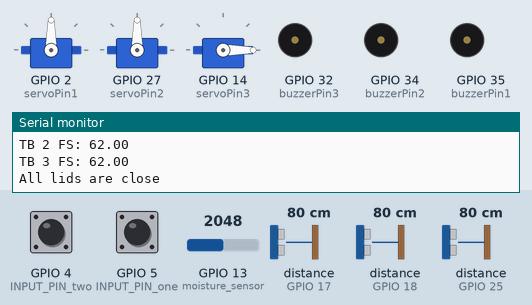
Bench run of a sketch on a simulated ESP32. On the bench: 3 × servo, buzzer (waves = sounding, pin HIGH), the last lines printed to the serial monitor. The inputs (shaded band) are chosen by the test bench; at power-on: distance to the obstacle (sensors on GPIO 17, GPIO 18, GPIO 25) 80 cm, GPIO 4 (INPUT_PIN_two) HIGH, GPIO 5 (INPUT_PIN_one) HIGH, GPIO 13 (moisture_sensor) = 2048. The echo pulse lasts 58.3 µs per cm; pins used as bus, display or sensor lines are not drawn.

Above: at 6.6 s.
6.7 s: distance to the obstacle (sensor on GPIO 17) set to 14 cm
At 11.4 s:
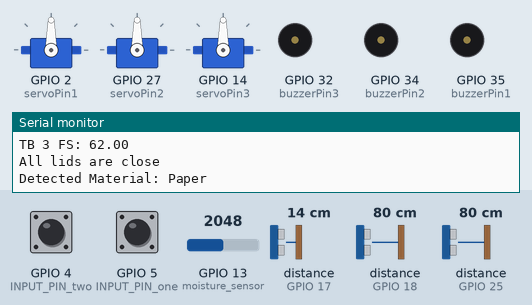
18.2 s: distance to the obstacle (sensor on GPIO 17) set to 11 cm
At 24.2 s:
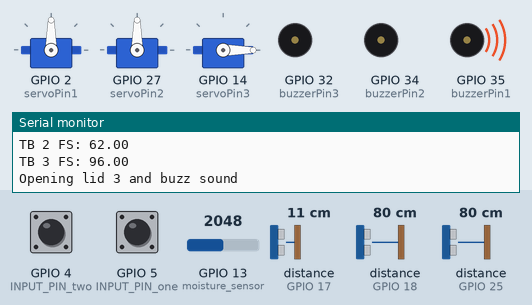
29.5 s: distance to the obstacle (sensor on GPIO 18) set to 14 cm
36.0 s: distance to the obstacle (sensor on GPIO 18) set to 11 cm
At 45.3 s:
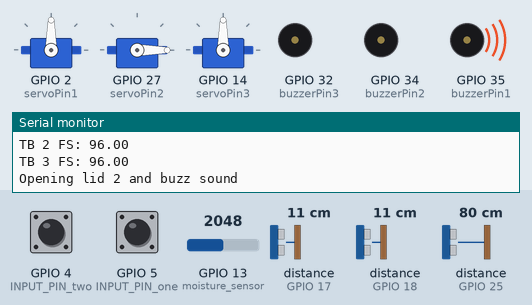
50.0 s: distance to the obstacle (sensor on GPIO 25) set to 14 cm
56.5 s: distance to the obstacle (sensor on GPIO 25) set to 11 cm
At 67.1 s:
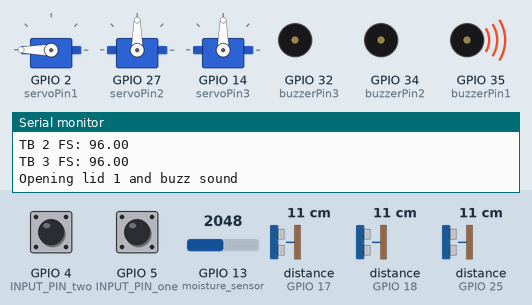
Timing chart, 0 to 68.4 s (numbered marks = the images above; inputs shaded):
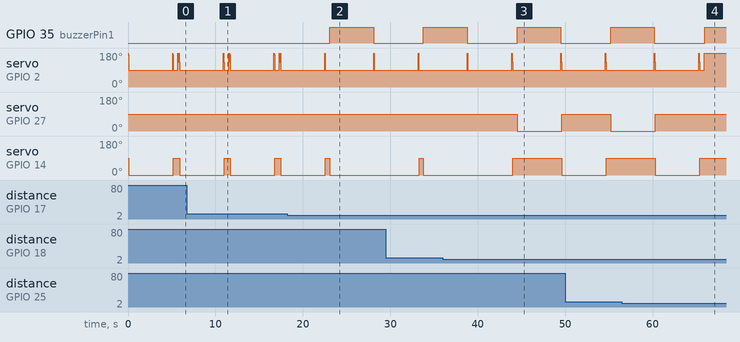

The sketch:

ESP32-Main.ino
```cpp
//// Note: This is already fix don't change this.
#include <ESP32Servo.h>
// ---- Responsible for Binary transfer from ESP32-Cam to ESP32-Main ---- //
#define INPUT_PIN_one 5 // (Working)
#define INPUT_PIN_two 4 // (Working)
// ---------------------------------------------------------------------------
const int LID_OPEN_ANGLE = 0;        /// Pwede niyo iadjust yung degrees ng Servo motor.
const int LID_CLOSE_ANGLE = 90;      /// Pwede niyo iadjust yung degrees ng Servo motor.
const int LID_OPEN_ANGLE_rev = 270;  /// Pwede niyo iadjust yung degrees ng Servo motor. LID 1 ONLY
const int LID_CLOSE_ANGLE_rev = 90;  /// Pwede niyo iadjust yung degrees ng Servo motor. LID 1 ONLY
const int STEP_DELAY = 5;            /// Delay per added angle.
const int ANGLE_STEP = 10;           /// Angle per step delay.
Servo lidServo1, lidServo2, lidServo3;  // Don't change
String material_text;                   // Don't change
///------------------------------------------------------///

//// Note: Yung mga pins na ito ay para sa Ultrasonic sensor and sa Servo Motor ng Lid para Bin #3.
///        Mag trial and error kayo doon sa mga available pins pa, kung saan gagana yung servo motor.
#define TRIG_PIN_1 26 // (Working)
#define ECHO_PIN_1 25 // (Working)
const int servoPin1 = 2; //mag trial and error kayo doon sa mga available pins pa, kung saan gagana yung servo motor.

//// Note: Yung mga pins na ito ay para sa Ultrasonic sensor and sa Servo Motor ng Lid para Bin #3.
////       Mag trial and error kayo doon sa mga available pins pa, kung saan gagana yung servo motor.
#define TRIG_PIN_2 19 // (Working)
#define ECHO_PIN_2 18 // (Working)
const int servoPin2 = 27; //mag trial and error kayo doon sa mga available pins pa, kung saan gagana yung servo motor.

//// Note: Yung mga pins na ito ay para sa Ultrasonic sensor and sa Servo Motor ng Lid para Bin #3.
////       Mag trial and error kayo doon sa mga available pins pa, kung saan gagana yung servo motor.
#define TRIG_PIN_3 16 // (Working)
#define ECHO_PIN_3 17 // (Working)
const int servoPin3 = 14; //mag trial and error kayo doon sa mga available pins pa, kung saan gagana yung servo motor.

//// Note: Baguhin niyo ito based doon sa height ng trashbin niyo in "cm" yung unit.
////       But do the calibration test, since na-test ko ito na 200 cm yung maximum distance.
#define MIN_DISTANCE 2   // Closest distance (100%) in cm
#define MAX_DISTANCE 200 // Farthest distance (0%)  in cm

//// Note: Trail and Error din kayo sa available pins, choose Digital Pin. Check for the pinouts for ESP32.
////       https://www.upesy.com/cdn/shop/files/doc-esp32-pinout-reference-wroom-devkit.png?width=692
const int buzzerPin1 = 35;  // (Working)
const int buzzerPin2 = 34;  // (Working)  /// removing buzzer
const int buzzerPin3 = 32;  // (Working)  /// removing buzzer

/// --------------------Added Pins for Moisture Sensor---------------//
#define moisture_sensor 13 /// change this if not applicable
int moist_threshold = 600; /// change the threshold value if needed

// ---------- Don't change --------------- //
void setup() {
    Serial.begin(115200);
    pinMode(INPUT_PIN_one, INPUT);
    pinMode(INPUT_PIN_two, INPUT);

    pinMode(TRIG_PIN_1, OUTPUT);
    pinMode(ECHO_PIN_1, INPUT);

    pinMode(TRIG_PIN_2, OUTPUT);
    pinMode(ECHO_PIN_2, INPUT);

    pinMode(TRIG_PIN_3, OUTPUT);
    pinMode(ECHO_PIN_3, INPUT);

    lidServo1.attach(servoPin1, 500, 2400);
    lidServo2.attach(servoPin2, 500, 2400);
    lidServo3.attach(servoPin3, 500, 2400);

    lidServo1.write(LID_CLOSE_ANGLE);
    lidServo2.write(LID_CLOSE_ANGLE);
    lidServo3.write(LID_CLOSE_ANGLE);

    pinMode(buzzerPin1, OUTPUT);
    pinMode(buzzerPin2, OUTPUT); /// removing buzzer
    pinMode(buzzerPin3, OUTPUT); /// removing buzzer
}
// ------------------------------------------------ //
// Note: for this loop, you change the behavior each situation.
void loop() {
    int state_one = digitalRead(INPUT_PIN_one);
    int state_two = digitalRead(INPUT_PIN_two);
    int wet_waste = analogRead(moisture_sensor);

    if (wet_waste < moist_threshold)
    {
        material_text = "Wet";
        openLid_rev(1);
        closeLid(2);
        closeLid(3);
        delay(5000);
        closeLid_rev(1);
        closeLid(2);
        closeLid(3);
    }
    if (state_one == 0 && state_two == 0)
    {
        material_text = "Unknown";
        closeLid_rev(1);
        closeLid(2);
        closeLid(3);
    }
    else if (state_one == 0 && state_two == 1)
    {
        material_text = "Plastic";
        closeLid_rev(1);
        openLid(2);
        closeLid(3);
        delay(5000);
        closeLid_rev(1);
        closeLid(2);
        closeLid(3);
    }
    else if (state_one == 1 && state_two == 1)
    {
        material_text = "Paper";
        closeLid_rev(1);
        closeLid(2);
        openLid(3);
        delay(5000);
        closeLid_rev(1);
        closeLid(2);
        closeLid(3);
    }

    Serial.println("Detected Material: " + material_text);
    digitalWrite(INPUT_PIN_one, LOW);
    digitalWrite(INPUT_PIN_two, LOW);
    delay(500);

    float freeSpace1 = measureFreeSpace(TRIG_PIN_1, ECHO_PIN_1);
    float freeSpace2 = measureFreeSpace(TRIG_PIN_2, ECHO_PIN_2);
    float freeSpace3 = measureFreeSpace(TRIG_PIN_3, ECHO_PIN_3);

    Serial.print("TB 1 FS: "); Serial.println(freeSpace1);
    Serial.print("TB 2 FS: "); Serial.println(freeSpace2);
    Serial.print("TB 3 FS: "); Serial.println(freeSpace3);

  //// Note: During calibration, change the value of 95, percentage to, meaning if greater than 95% na yung bin,
  ////       mag oopen yung lid and magbu-buzz yung specific bin.
  if (freeSpace1 > 95)
  {
    Serial.println("Opening lid 1 and buzz sound");
    openLid_rev(1);
    buzz(1);
    delay (5000);
    stopBuzz(1);
  }
  //// Note: During calibration, change the value of 95, percentage to, meaning if greater than 95% na yung bin,
  ////       mag oopen yung lid and magbu-buzz yung specific bin.
  else if (freeSpace2 > 95)
  {
    Serial.println("Opening lid 2 and buzz sound");
    openLid(2);
    buzz(1);
    delay (5000);
    stopBuzz(1);

  }
  //// Note: During calibration, change the value of 95, percentage to, meaning if greater than 95% na yung bin,
  ////       mag oopen yung lid and magbu-buzz yung specific bin.
  else if (freeSpace3 > 95)
  {
    Serial.println("Opening lid 3 and buzz sound");
    openLid(3);
    buzz(1);
    delay (5000);
    stopBuzz(1);
  }
  //// Note: If yung bin niyo ay hindi pa puno, close lids pa and mags-stop yung buzz.
  ////       You can adjust yung mga behavior if you want to, like yung delays.
  else
  {
    Serial.println("All lids are close");
    closeLid_rev(1);
    closeLid(2);
    closeLid(3);
    stopBuzz(1);
    // stopBuzz(2); /// removing buzz
    // stopBuzz(3); /// removing buzz
  }
}

// -------------------------- Default Functions nothing to change --------------------------
void openLid(int servo)
{
  Servo* lidServo;
  if (servo == 1) lidServo = &lidServo1;
  else if (servo == 2) lidServo = &lidServo2;
  else if (servo == 3) lidServo = &lidServo3;
  else return;

  for (int angle = LID_CLOSE_ANGLE; angle <= LID_OPEN_ANGLE; angle += ANGLE_STEP)
  {
    lidServo->write(angle);
    delay(STEP_DELAY);
  }
  lidServo->write(LID_OPEN_ANGLE);
}

void closeLid(int servo)
{
  Servo* lidServo;
  if (servo == 1) lidServo = &lidServo1;
  else if (servo == 2) lidServo = &lidServo2;
  else if (servo == 3) lidServo = &lidServo3;
  else return;

  for (int angle = LID_OPEN_ANGLE; angle >= LID_CLOSE_ANGLE; angle -= ANGLE_STEP)
  {
    lidServo->write(angle);
    delay(STEP_DELAY);
  }
  lidServo->write(LID_CLOSE_ANGLE);
}

void openLid_rev(int servo)
{
  Servo* lidServo;
  if (servo == 1) lidServo = &lidServo1;
  else if (servo == 2) lidServo = &lidServo2;
  else if (servo == 3) lidServo = &lidServo3;
  else return;

  for (int angle = LID_CLOSE_ANGLE_rev; angle <= LID_OPEN_ANGLE_rev; angle += ANGLE_STEP)
  {
    lidServo->write(angle);
    delay(STEP_DELAY);
  }
  lidServo->write(LID_OPEN_ANGLE_rev);
}

void closeLid_rev(int servo)
{
  Servo* lidServo;
  if (servo == 1) lidServo = &lidServo1;
  else if (servo == 2) lidServo = &lidServo2;
  else if (servo == 3) lidServo = &lidServo3;
  else return;

  for (int angle = LID_OPEN_ANGLE_rev; angle >= LID_CLOSE_ANGLE_rev; angle -= ANGLE_STEP)
  {
    lidServo->write(angle);
    delay(STEP_DELAY);
  }
  lidServo->write(LID_CLOSE_ANGLE_rev);
}
float measureFreeSpace(int trigPin, int echoPin)
{
    long duration;
    float distance_cm, freeSpacePercent;

    digitalWrite(trigPin, LOW);
    delayMicroseconds(2);
    digitalWrite(trigPin, HIGH);
    delayMicroseconds(10);
    digitalWrite(trigPin, LOW);
    duration = pulseIn(echoPin, HIGH, 30000);

    if (duration == 0) {
        return 0; // For Debugging purposes. Return 0 if no echo is received.
    }
    distance_cm = (duration * 0.0343) / 2;
    if (distance_cm < MIN_DISTANCE) {
        return 100; // For Debugging purposes. Return 100% if object is too close
    } else if (distance_cm > MAX_DISTANCE) {
        return 0; // For Debugging purposes. Return 0% if object is out of range
    }
    freeSpacePercent = map(distance_cm, MIN_DISTANCE, MAX_DISTANCE, 100, 0);
    return constrain(freeSpacePercent, 0, 100);
}

void buzz(int buzzer)
{
  int buzzerPin;
  if (buzzer == 1) buzzerPin = buzzerPin1;
  else if (buzzer == 2) buzzerPin = buzzerPin2;
  else if (buzzer == 3) buzzerPin = buzzerPin3;
  else return;
  digitalWrite(buzzerPin, HIGH);
}

void stopBuzz(int buzzer)
{
  int buzzerPin;
  if (buzzer == 1) buzzerPin = buzzerPin1;
  else if (buzzer == 2) buzzerPin = buzzerPin2;
  else if (buzzer == 3) buzzerPin = buzzerPin3;
  else return;
  digitalWrite(buzzerPin, LOW);
}
// --------------------------------------------------------------------------------- //
```

Measured:
- the behaviour switches between 13 and 12 cm on distance to the obstacle (sensor on GPIO 17) (found by bisection; images 1 and 2)
- the behaviour switches between 13 and 12 cm on distance to the obstacle (sensor on GPIO 18) (found by bisection; images 2 and 3)
- the behaviour switches between 13 and 12 cm on distance to the obstacle (sensor on GPIO 25) (found by bisection; images 3 and 4)
- after the input at 18.2 s, GPIO 35 (buzzerPin1): LOW → HIGH after 4.9 s, → LOW 5.0 s later
- after the input at 36.0 s, servo on GPIO 27 (servoPin2): 90° → 0° after 8.5 s, → 90° 5.1 s later
- after the input at 56.5 s, servo on GPIO 27 (servoPin2): goes on until 60.3 s, then stays 90°
- by itself, servo on GPIO 2 (servoPin1): repeats every 5.1 s: 170° 0.02 s, 130° 0.02 s, 90° 5.0 s, 180° 0.05 s
